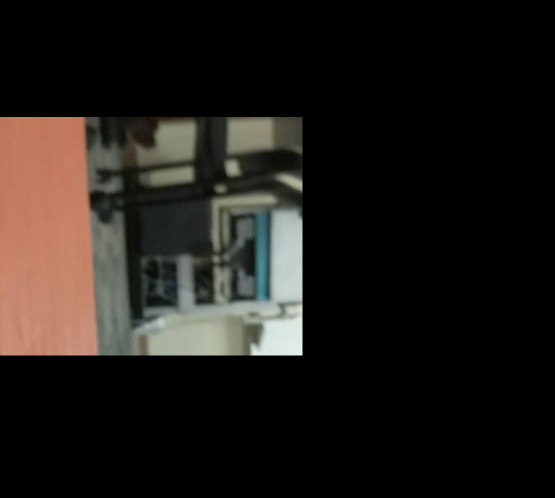
#> input picture detection/empty2.jpg, 1110 x 996 px (shown at 1/2 size)
$ python fg.py
#> lines starting #> are read from the running program, lines starting #| are printed output that depends on the picture; after the words box and inside, x2 and y2 are one past the last pixel; in counts of white or black regions, pixels touching at a corner belong together
import cv2
import os
import numpy as np
import matplotlib.pyplot as plt
import skimage.segmentation as seg
import skimage.color as colorseg

img = cv2.imread('empty2.jpg', cv2.IMREAD_COLOR)
#> img is the input picture: shape (996, 1110, 3); mean B, G, R 23.7, 27.3, 31.6
y, x, _ = img.shape
#> y = 996; x = 1110
print(img.shape)
#| (996, 1110, 3)
print('X, Y', (x,y))
#| X, Y (1110, 996)
pixel = img[int(y//2), 0]
#> pixel = [103, 129, 199]
src = np.expand_dims(np.array([pixel]), axis=0)
#> src = [[103, 129, 199]]
print(src, src.shape)
#| [[[103 129 199]]] (1, 1, 3)
color = cv2.cvtColor(src, cv2.COLOR_BGR2HSV)
#> color = [[8, 123, 199]]
print("Color", color[0, 0])
#| Color [  8 123 199]
h, s, v = color[0, 0]
#> h = 8; s = 123; v = 199
lower = np.array([max(0, h-10), max(0, s-50), max(0, v-50)])
#> lower = [0, 73, 149]
upper = np.array([min(179, h+10), min(255, s+50), min(255, v+50)])
#> upper = [18, 173, 249]
print('Lower', lower)
#| Lower [  0  73 149]
print('Upper', upper)
#| Upper [ 18 173 249]
e1 = cv2.getTickCount()
img = cv2.resize(img, None, fx=.2, fy=.2, interpolation=cv2.INTER_AREA)
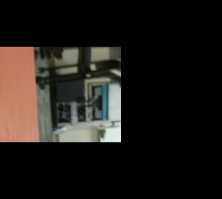
#> img: shape (199, 222, 3); mean B, G, R 23.8, 27.4, 31.6
image_slic = seg.slic(img,n_segments=150)
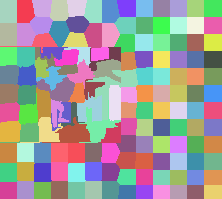
#> image_slic: shape (199, 222) int64; 142 distinct labels, from 1 to 142; one colour per label, 0 black
segmented = colorseg.label2rgb(image_slic, img, kind='avg')
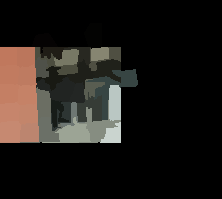
#> segmented: shape (199, 222, 3); mean B, G, R 23.6, 27.2, 31.4
hsv = cv2.cvtColor(segmented, cv2.COLOR_BGR2HSV)
#> hsv: shape (199, 222, 3); mean H, S, V 10.8, 17.6, 32.4
mask = cv2.inRange(hsv, lower, upper)
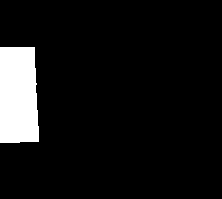
#> mask: shape (199, 222); 8% white; 1 white region, box (x1, y1, x2, y2) and area: (0, 47, 39, 143) 3518
# mask = cv2.morphologyEx(mask, cv2.MORPH_CLOSE, np.ones((5,5), np.uint8), iterations=1)
edges = cv2.Canny(mask, 150, 250)
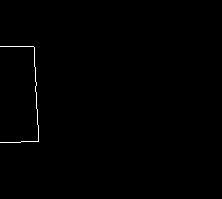
#> edges: shape (199, 222); 0.38% white in thin lines or dots, all inside (x1, y1, x2, y2) = (0, 46, 39, 143)
contours, hierarchy = cv2.findContours(edges.copy(),cv2.RETR_TREE,cv2.CHAIN_APPROX_SIMPLE)
#> contours = 1 contour, all with area under 20

for c in contours:
    x,y,w,h = cv2.boundingRect(c) #get bounding box
    print("wh", w*h)
    if w*h > 1000:
      img = cv2.rectangle(img,(x,y),(x+w,y+h),(255,255,255),2)
#> this loop made 1 pass
#> (x, y, w, h) on pass 1: (0, 46, 39, 97)
#| wh 3783
#> pass 1, `img = cv2.rectangle(img,(x,y),(x+w,y+h),(255,255,255),2)`:
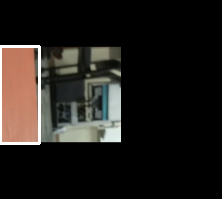
#> img: shape (199, 222, 3); 1.62% of pixels changed, all inside (x1, y1, x2, y2) = (0, 45, 41, 145)
print("Contours", len(contours))
#| Contours 1

e2 = cv2.getTickCount()
time = (e2 - e1)/ cv2.getTickFrequency()
print("Time taken:", time)
cv2.imshow("Image", img)
cv2.imshow("Mask", mask)
cv2.imshow("Segmented", segmented)
cv2.imshow("Edges", edges)
cv2.waitKey(0)
cv2.destroyAllWindows()
